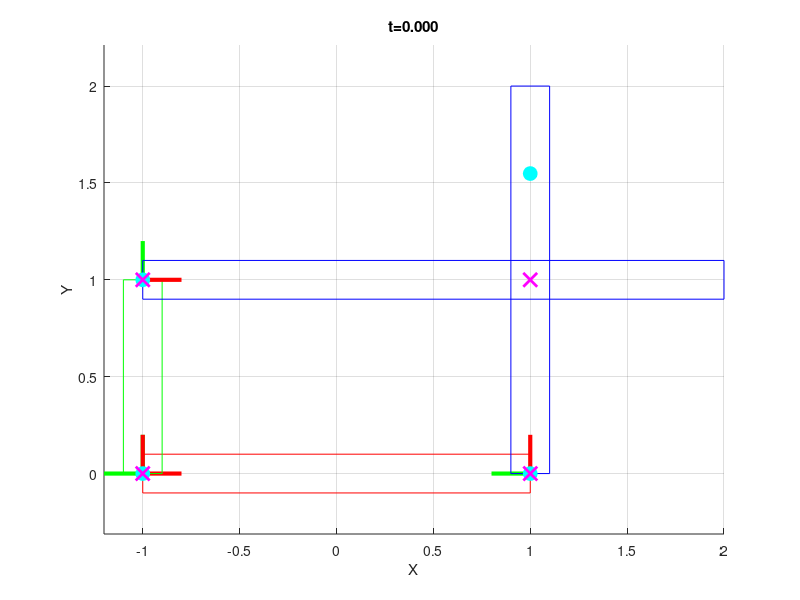

Write MATLAB code to recreate this figure. (Note: this script raises an error after producing the figure.)
function linkages(scene)
if nargin < 1
	scene = 0;
end

% Set up the scene here.
% Note that links don't have to be placed exactly. The first call to
% solveLinkage() will automatically snap the links so that all the
% constraints are satisfied.
links = [];
pins = [];
sliders = [];
particles = [];
jacobian = true; % turn jocobian on by default to accelerate the process
oscillation = false; % turn oscillation off by default.
switch scene
	case 0
		% Crank-rocker
		% Bottom link
		links(1).angle = 0; % rotation from the positive x-axis
		links(1).pos = [-1 0]'; % position of the center of rotation
		links(1).verts = [ % display vertices
			 0.0  2.0  2.0  0.0
			-0.1 -0.1  0.1  0.1
			];
		% Left link
		links(2).angle = pi/2;
		links(2).pos = [-1 0]';
		links(2).verts = [
			 0.0  1.0  1.0  0.0
			-0.1 -0.1  0.1  0.1
			];
		% Right link
		links(3).angle = pi/2;
		links(3).pos = [1 0]';
		links(3).verts = [
			 0.0  2.0  2.0  0.0
			-0.1 -0.1  0.1  0.1
			];
		% Top link
		links(4).angle = 0;
		links(4).pos = [-1 1]';
		links(4).verts = [
			 0.0  3.0  3.0  0.0
			-0.1 -0.1  0.1  0.1
			];
		
		% Which link is grounded?
		grounded = 1;
		% Which link is the driver?
		% Note: the driver must be attached (with a pin) to the ground.
		driver = 2;
		
		% Bottom-left
		pins(1).linkA = 1;
		pins(1).linkB = 2;
		pins(1).pointA = [0,0]';
		pins(1).pointB = [0,0]';
		% Bottom-right
		pins(2).linkA = 1;
		pins(2).linkB = 3;
		pins(2).pointA = [2,0]';
		pins(2).pointB = [0,0]';
		% Left-top
		pins(3).linkA = 2;
		pins(3).linkB = 4;
		pins(3).pointA = [1,0]';
		pins(3).pointB = [0,0]';
		% Right-top
		pins(4).linkA = 3;
		pins(4).linkB = 4;
		pins(4).pointA = [1+rand(1),0]'; % pin location on link3 is randomized
		pins(4).pointB = [2,0]';
		
		% List of tracer particles for display
		particles(1).link = 4; % which link?
		particles(1).point = [0.5,0.1]'; % tracer particle point in local coords
		particles(2).link = 4;
		particles(2).point = [2.5,-0.1]';
	case 1
		% Drag-link % s = 2, l = 5, p = 4, q = 4
		% Bottom link
		links(1).angle = 0; % rotation from the positive x-axis
		links(1).pos = [-1 0]'; % position of the center of rotation
		links(1).verts = [ % display vertices
			 0.0  2.0  2.0  0.0
			-0.1 -0.1  0.1  0.1
			];
		% Left link
		links(2).angle = pi/2;
		links(2).pos = [-1 0]';
		links(2).verts = [
			 0.0  4.0  4.0  0.0
			-0.1 -0.1  0.1  0.1
			];
		% Right link
		links(3).angle = pi/2;
		links(3).pos = [1 0]';
		links(3).verts = [
			 0.0   5    5   0.0
			-0.1 -0.1  0.1  0.1
			];
		% Top link
		links(4).angle = 0;
		links(4).pos = [-1 1]';
		links(4).verts = [
			 0.0   4    4  0.0
			-0.1 -0.1  0.1  0.1
			];
		
		% Which link is grounded?
		grounded = 1;
		% Which link is the driver?
		% Note: the driver must be attached (with a pin) to the ground.
		driver = 2;
		
		% Bottom-left
		pins(1).linkA = 1;
		pins(1).linkB = 2;
		pins(1).pointA = [0,0]';
		pins(1).pointB = [0,0]';
		% Bottom-right
		pins(2).linkA = 1;
		pins(2).linkB = 3;
		pins(2).pointA = [2,0]';
		pins(2).pointB = [0,0]';
		% Left-top
		pins(3).linkA = 2;
		pins(3).linkB = 4;
		pins(3).pointA = [4,0]';
		pins(3).pointB = [0,0]';
		% Right-top
		pins(4).linkA = 3;
		pins(4).linkB = 4;
		pins(4).pointA = [5,0]'; % pin location on link3 is randomized
		pins(4).pointB = [4,0]';
		
		% List of tracer particles for display
		particles(1).link = 4; % which link?
		particles(1).point = [0.5,0.1]'; % tracer particle point in local coords
		particles(2).link = 4;
		particles(2).point = [2.5,-0.1]';
	case 2
        
		% Double-rocker % s = 1, l = 4, p = 4, q = 3
        % first enable oscillation
        oscillation = true; % decides whether to make the driver link oscillate or not.
        % (double rocker)
        min_angle = acos(3/5)-0.095; % oscillation range 
        max_angle = pi/2+0.005; % uscillation range


		% Bottom link
		links(1).angle = 0; % rotation from the positive x-axis
		links(1).pos = [-1 0]'; % position of the center of rotation
		links(1).verts = [ % display vertices
			 0.0  3.0  3.0  0.0
			-0.1 -0.1  0.1  0.1
			];
		% Left link
		links(2).angle = acos(1/4);
		links(2).pos = [-1 0]';
		links(2).verts = [
			 0.0  4.0  4.0  0.0
			-0.1 -0.1  0.1  0.1
			];
		% Right link
		links(3).angle = pi/2;
		links(3).pos = [1 0]';
		links(3).verts = [
			 0.0  4.0  4.0  0.0
			-0.1 -0.1  0.1  0.1
			];
		% Top link
		links(4).angle = 0;
		links(4).pos = [-1 1]';
		links(4).verts = [
			 0.0  1.0  1.0  0.0
			-0.1 -0.1  0.1  0.1
			];
		
		% Which link is grounded?
		grounded = 1;
		% Which link is the driver?
		% Note: the driver must be attached (with a pin) to the ground.
		driver = 2;
		
		% Bottom-left
		pins(1).linkA = 1;
		pins(1).linkB = 2;
		pins(1).pointA = [0,0]';
		pins(1).pointB = [0,0]';
		% Bottom-right
		pins(2).linkA = 1;
		pins(2).linkB = 3;
		pins(2).pointA = [3,0]';
		pins(2).pointB = [0,0]';
		% Left-top
		pins(3).linkA = 2;
		pins(3).linkB = 4;
		pins(3).pointA = [4,0]';
		pins(3).pointB = [0,0]';
		% Right-top
		pins(4).linkA = 3;
		pins(4).linkB = 4;
		pins(4).pointA = [4,0]'; % pin location on link3 is randomized
		pins(4).pointB = [1,0]';
		
		% List of tracer particles for display
		particles(1).link = 4; % which link?
		particles(1).point = [0,0]'; % tracer particle point in local coords
		particles(2).link = 4;
		particles(2).point = [1,0]';
	case 3
		% Hoekens/Chebyshev
        % Double-rocker % s = 1, l = 2, p = 2.5, q = 5
		% Bottom link
		links(1).angle = 0; % rotation from the positive x-axis
		links(1).pos = [-1 0]'; % position of the center of rotation
		links(1).verts = [ % display vertices
			 0.0  2.0  2.0  0.0
			-0.1 -0.1  0.1  0.1
			];
		% Left link
		links(2).angle = 0;
		links(2).pos = [-1 0]';
		links(2).verts = [
			 0.0  1.0  1.0  0.0
			-0.1 -0.1  0.1  0.1
			];
		% Right link
		links(3).angle = pi/2;
		links(3).pos = [1 0]';
		links(3).verts = [
			 0.0  2.5  2.5  0.0
			-0.1 -0.1  0.1  0.1
			];
		% Top link
		links(4).angle = 0;
		links(4).pos = [-1 1]';
		links(4).verts = [
			 0.0  5.0  5.0  0.0
			-0.1 -0.1  0.1  0.1
			];
		
		% Which link is grounded?
		grounded = 1;
		% Which link is the driver?
		% Note: the driver must be attached (with a pin) to the ground.
		driver = 2;
		
		% Bottom-left
		pins(1).linkA = 1;
		pins(1).linkB = 2;
		pins(1).pointA = [0,0]';
		pins(1).pointB = [0,0]';
		% Bottom-right
		pins(2).linkA = 1;
		pins(2).linkB = 3;
		pins(2).pointA = [2,0]';
		pins(2).pointB = [0,0]';
		% Left-top
		pins(3).linkA = 2;
		pins(3).linkB = 4;
		pins(3).pointA = [1,0]';
		pins(3).pointB = [0,0]';
		% Right-top
		pins(4).linkA = 3;
		pins(4).linkB = 4;
		pins(4).pointA = [2.5,0]'; % pin location on link3 is randomized
		pins(4).pointB = [2.5,0]';
		
		% List of tracer particles for display
		particles(1).link = 4; % which link?
		particles(1).point = [0,0]'; % tracer particle point in local coords
		particles(2).link = 4;
		particles(2).point = [5,0]';
	case 4
		% Peaucellier-Lipkin
        
        % (Peaucellier-Lipkin linkage) set oscillation on
        oscillation = true;
        min_angle = -pi/2.1; % oscillation range 
        max_angle = pi/2.1; % uscillation range
        
        % stationary link
        % s = 1, 
		links(1).angle = 0; % rotation from the positive x-axis
		links(1).pos = [-1 0]'; % position of the center of rotation
		links(1).verts = [ % display vertices
			 0.0  1.0  1.0  0.0
             0.0  0.0  0.0  0.0
			];
		% driver link
		links(2).angle = 0;
		links(2).pos = [0 0]';
		links(2).verts = [
			 0.0  1.0  1.0  0.0
			-0.1 -0.1  0.1  0.1
			];
		% parallelogram link1
		links(3).angle = pi/2;
		links(3).pos = [1 0]';
		links(3).verts = [
			 0.0  2.0  2.0  0.0
			-0.1 -0.1  0.1  0.1
			];
		% parallelogram link2
		links(4).angle = -pi/5;
		links(4).pos = [1 0]';
		links(4).verts = [
			 0.0  2.0  2.0  0.0
			-0.1 -0.1  0.1  0.1
			];
        % parallelogram link3
		links(5).angle = -pi/9;
		links(5).pos = [2 sqrt(3)]';
		links(5).verts = [
			 0.0  2.0  2.0  0.0
			-0.1 -0.1  0.1  0.1
			];
        % parallelogram link4
		links(6).angle = pi/3;
		links(6).pos = [2 -sqrt(3)]';
		links(6).verts = [
			 0.0  2.0  2.0  0.0
			-0.1 -0.1  0.1  0.1
			];
        % long link 1
		links(7).angle = pi/6;
		links(7).pos = [-1 0]';
		links(7).verts = [
			 0.0  2*sqrt(3)  2*sqrt(3)  0.0
			-0.1 -0.1  0.1  0.1
			];
        % long link 1
		links(8).angle = -pi/6;
		links(8).pos = [-1 0]';
		links(8).verts = [
			 0.0  2*sqrt(3)  2*sqrt(3)  0.0
			-0.1 -0.1  0.1  0.1
			];
        grounded = 1;
        driver = 2;
        
        pins(1).linkA = 1;
        pins(1).linkB = 2;
        pins(1).pointA = [1,0]';
        pins(1).pointB = [0,0]';
        pins(2).linkA = 2;
        pins(2).linkB = 3;
        pins(2).pointA = [1,0]';
        pins(2).pointB = [0,0]';
        pins(3).linkA = 2;
        pins(3).linkB = 4;
        pins(3).pointA = [1,0]';
        pins(3).pointB = [0,0]';
        pins(4).linkA = 3;
        pins(4).linkB = 5;
        pins(4).pointA = [2,0]';
        pins(4).pointB = [0,0]';
        pins(5).linkA = 4;
        pins(5).linkB = 6;
        pins(5).pointA = [2,0]';
        pins(5).pointB = [0,0]';
        pins(6).linkA = 5;
        pins(6).linkB = 6;
        pins(6).pointA = [2,0]';
        pins(6).pointB = [2,0]';
        pins(7).linkA = 1;
        pins(7).linkB = 7;
        pins(7).pointA = [0,0]';
        pins(7).pointB = [0,0]';
        pins(8).linkA = 1;
        pins(8).linkB = 8;
        pins(8).pointA = [0,0]';
        pins(8).pointB = [0,0]';
        pins(9).linkA = 5;
        pins(9).linkB = 7;
        pins(9).pointA = [0,0]';
        pins(9).pointB = [2*sqrt(3),0]';
        pins(10).linkA = 6;
        pins(10).linkB = 8;
        pins(10).pointA = [0,0]';
        pins(10).pointB = [2*sqrt(3),0]';
        
        particles(1).link = 5;
        particles(1).point = [2,0]';
        
        
	case 5
		% Klann
        % stationary
        links(1).angle = 0; % rotation from the positive x-axis
        links(1).pos = [0 0]'; % position of the center of rotation
        links(1).verts = [
        -266.16  0.0  -266.16
        61.45 0.0  -130
        ];
        
        links(2).angle = 3*pi/2;
        links(2).pos = [0 0]';
        links(2).verts = [
            0.0 110 110 0
            -5  -5  5   5
        ];
    
        links(3).angle = 0;
        links(3).pos = [0 0]';
        links(3).verts = [
            0.0 130 130 0
            -5  -5  5   5
        ];
    
        links(4).angle = 0;
        links(4).pos = [0 0]';
        links(4).verts = [
            0.0 182 182 0
            -5  -5  5   5
        ];
    
        links(5).angle = 0;
        links(5).pos = [0 0]';
        links(5).verts = [
            0.0 288 288 0 -216.65 -216.65
            -5  -5  5 5 43.20 33.20 
        ];
    
        links(6).angle = 0;
        links(6).pos = [0 0]';
        links(6).verts = [
            0.0 265 734.57 734.57 265 0
            -5  -5 135 145 5   5
        ];
    
    

        pins(1).linkA = 1;
        pins(1).linkB = 2;
        pins(1).pointA = [0 0]';
        pins(1).pointB = [0 0]';
        
        pins(2).linkA = 1;
        pins(2).linkB = 3;
        pins(2).pointA = [-266.16 -130]';
        pins(2).pointB = [0 0]';
        
        pins(3).linkA = 1;
        pins(3).linkB = 4;
        pins(3).pointA = [-266.16 61.45]';
        pins(3).pointB = [0 0]';
        
        pins(4).linkA = 2;
        pins(4).linkB = 5;
        pins(4).pointA = [110 0]';
        pins(4).pointB = [288 0]';
        
        pins(5).linkA = 4;
        pins(5).linkB = 6;
        pins(5).pointA = [182 0]';
        pins(5).pointB = [0 0]';

        pins(6).linkA = 3;
        pins(6).linkB = 5;
        pins(6).pointA = [130 0]';
        pins(6).pointB = [0 0]';
        
        
        pins(7).linkA = 6;
        pins(7).linkB = 5;
        pins(7).pointA = [265 0]';
        pins(7).pointB = [-216.65 38.53]';
        
        
        grounded = 1;
        driver = 2;
        
        particles(1).link = 6;
        particles(1).point = [734.57,140]';
        
        
	case 6
        jacobian = false;
		% Another linkage
        links(1).angle = 0;
        links(1).pos = [0 0]';
        links(1).verts = [
            0 0 0 0
            0 0 0 0
        ];
        
        links(2).angle = 0;
        links(2).pos = [0 0]';
        links(2).verts = [
            0 2 2 0
            -0.1  -0.1  0.1   0.1
        ];
    
        links(3).angle = 0;
        links(3).pos = [0 0]';
        links(3).verts = [
            0 8 8 0
            -0.1  -0.1  0.1   0.1
        ];
    
        links(4).angle = 0;
        links(4).pos = [0 0]';
        links(4).verts = [
            0 8 8 0
            -0.1  -0.1  0.1   0.1
        ];

        pins(1).linkA = 2;
        pins(1).linkB = 3;
        pins(1).pointA = [2 0]';
        pins(1).pointB = [0 0]';
        
        pins(2).linkA = 2;
        pins(2).linkB = 1;
        pins(2).pointA = [0 0]';
        pins(2).pointB = [0 0]';
        
        pins(3).linkA = 2;
        pins(3).linkB = 4;
        pins(3).pointA = [2 0]';
        pins(3).pointB = [0 0]';

        sliders(1).linkA = 3;
        sliders(1).linkB = 1;
        sliders(1).pointA = [8 0]';
        sliders(1).rangeB = [[0 0]' [10 10]'];
        
        sliders(2).linkA = 4;
        sliders(2).linkB = 1;
        sliders(2).pointA = [8 0]';
        sliders(2).rangeB = [[0 0]' [-10 10]'];
    
        grounded = 1;
        driver = 2;
        
        
        particles(1).link = 2;
        particles(1).point = [2 0]';
        
	case 10
        jacobian = false;
		% Extra credit!
        oscillation = true; % decides whether to make the driver link oscillate or not.
        % (double rocker)
        min_angle = pi/100; % oscillation range 
        max_angle = pi/4; % uscillation range
        
        
        links(1).angle = 0;
        links(1).pos = [0 0]';
        links(1).verts = [
            0.0 5 5 0
            -0.1  -0.1  0.1   0.1
        ];
    
        links(2).angle = pi/100;
        links(2).pos = [0 0]';
        links(2).verts = [
            0.0 5/sqrt(2) 5/sqrt(2) 0
            -0.1  -0.1  0.1   0.1
        ];
    
        links(3).angle = pi-pi/100;
        links(3).pos = [5 0]';
        links(3).verts = [
            0.0 10 10 0
            -0.1  -0.1  0.1   0.1
        ];
        
        pins(1).linkA = 1;
        pins(1).linkB = 3;
        pins(1).pointA = [5 0]';
        pins(1).pointB = [0 0]';
        
        pins(2).linkA = 1;
        pins(2).linkB = 2;
        pins(2).pointA = [0 0]';
        pins(2).pointB = [0 0]';
        
        sliders(1).linkA = 2;
        sliders(1).linkB = 3;
        sliders(1).pointA = [3 0]';
        sliders(1).rangeB = [[0 0]' [10 0]'];
 
        grounded = 1;
        driver = 2;
            
end

% Initialize
for i = 1 : length(links)
	links(i).grounded = (i == grounded); %#ok<*AGROW>
	links(i).driver = (i == driver);
	% These target quantities are only used for grounded and driver links
	links(i).angleTarget = links(i).angle;
	links(i).posTarget = links(i).pos;
end
for i = 1 : length(particles)
	particles(i).pointsWorld = zeros(2,0); % transformed points, initially empty
end

% Debug: drawing here to debug scene setup
drawScene(0,links,pins,sliders,particles);

% lsqnonlin options
if verLessThan('matlab','8.1')
	opt = optimset(...
		'Jacobian','on',...
		'DerivativeCheck','off',...
		'Display','off'); % final-detailed iter-detailed off
else
    if jacobian
        opt = optimoptions('lsqnonlin',...
		'Jacobian','on',...
		'DerivativeCheck','off',...
		'Display','off'); % final-detailed iter-detailed off
    else
        opt = optimoptions('lsqnonlin',...
		'Jacobian','off',...
		'DerivativeCheck','off',...
		'Display','off'); % final-detailed iter-detailed off
    end
end

% Simulation loop
t = 0; % current time
T = 2; % final time
dt = 0.01; % time step
angVel = -2*pi; % driver angular velocity
w = 20; % radius frequency of the oscillation

while t < T
	% Procedurally set the driver angle.
	% Right now, the target angle is being linearly increased, but you may
	% want to do something else.
    if ~oscillation
        links(driver).angleTarget = links(driver).angleTarget + dt*angVel;
    else
        %oscillatory motion code blcok
        links(driver).angleTarget = ...
            (max_angle - min_angle) * -cos(w*t) / 2 + (max_angle + min_angle) / 2;
    end    
    
	% Solve for linkage orientations and positions
	[links,feasible] = solveLinkage(links,pins,sliders,opt);
	% Update particle positions
	particles = updateParticles(links,particles);
%     links(3).pos
	% Draw scene
	drawScene(t,links,pins,sliders,particles);
	% Quit if over-constrained
	if ~feasible
		break;
	end
	t = t + dt;
end

end

%%
function [R,dR] = rotationMatrix(angle)
c = cos(angle);
s = sin(angle);
% Rotation matrix
R = zeros(2);
R(1,1) = c;
R(1,2) = -s;
R(2,1) = s;
R(2,2) = c;
if nargout >= 2
	% Rotation matrix derivative
	dR = zeros(2);
	dR(1,1) = -s;
	dR(1,2) = -c;
	dR(2,1) = c;
	dR(2,2) = -s;
end
end

%%
function [links,feasible] = solveLinkage(links,pins,sliders,opt)
nlinks = length(links);
% Extract the current angles and positions into a vector
angPos0 = zeros(3*nlinks,1);
for i = 1 : nlinks
	link = links(i);
	ii = (i-1)*3+(1:3);
	angPos0(ii(1)) = link.angle;
	angPos0(ii(2:3)) = link.pos;
end
% Limits
lb = -inf(size(angPos0));
ub =  inf(size(angPos0));
% Solve for angles and positions
[angPos,r2] = lsqnonlin(@(angPos)objFun(angPos,links,sliders,pins),angPos0,lb,ub,opt);
% If the mechanism is feasible, then the residual should be zero
feasible = true;
if r2 > 1e-4
	fprintf('Mechanism is over constrained!\n');
	feasible = false;
end
% Extract the angles and positions from the values in the vector
for i = 1 : length(links)
	ii = (i-1)*3+(1:3);
	links(i).angle = angPos(ii(1));
	links(i).pos = angPos(ii(2:3));
end
end

%%
function [c,J] = objFun(angPos,links,sliders,pins)
nlinks = length(links);
npins = length(pins);
nsliders = length(sliders);
% Temporarily change angles and positions of the links. These changes will
% be undone when exiting this function.
for i = 1 : nlinks
	ii = (i-1)*3+(1:3);
	links(i).angle = angPos(ii(1));
	links(i).pos = angPos(ii(2:3));
end

% Evaluate constraints
ndof = 3*nlinks;
ncon = 3 + 3 + 2*npins + nsliders; % 3 for ground, 3 for driver, 2*npins for pins, 2*nsliders for sliders
c = zeros(ncon,1);
J = zeros(ncon,ndof);
k = 0;
% Some angles and positions are fixed
for i = 1 : nlinks
	link = links(i);
	if link.grounded || link.driver
		% Grounded and driver links have their angles and positions
		% prescribed.
		c(k+1,    1) = link.angle - link.angleTarget;
		c(k+(2:3),1) = link.pos - link.posTarget;
		% The Jacobian of this constraint is the identity matrix
		colAng = (i-1)*3 + 1;
		colPos = (i-1)*3 + (2:3);
		J(k+1,    colAng) = 1;
		J(k+(2:3),colPos) = eye(2);
		k = k + 3;
	end
end
% Slider constraints
for i = 1 : nsliders
    slider = sliders(i);
    rows = k;
    k = k + 1;
    idxLinkA = slider.linkA;
    idxLinkB = slider.linkB;
    linkA = links(idxLinkA);
    linkB = links(idxLinkB);
    Ra = rotationMatrix(linkA.angle);
	Rb = rotationMatrix(linkB.angle);
    pointA = slider.pointA;
    rangeB = slider.rangeB;
    xa = Ra * pointA + linkA.pos;
    xb1 = Rb * rangeB(:,1) + linkB.pos;
    xb2 = Rb * rangeB(:,2) + linkB.pos;
    
    c(rows, 1) = sqrt(sum((xb1-xa).^2)) + sqrt(sum((xb2-xa).^2)) - sqrt(sum((xb1-xb2).^2));
    
    % no jacobian computation for sliders
end
% Pin constraints
for i = 1 : npins
	pin = pins(i);
	rows = k+(1:2); % row index of this pin constraint
	k = k + 2;
	indLinkA = pin.linkA; % array index of link A
	indLinkB = pin.linkB; % array index of link B
	linkA = links(indLinkA);
	linkB = links(indLinkB);
	[Ra,dRa] = rotationMatrix(linkA.angle);
	[Rb,dRb] = rotationMatrix(linkB.angle);
	% Local positions
	ra = pin.pointA;
	rb = pin.pointB;
	% World positions
	xa = Ra * ra + linkA.pos;
	xb = Rb * rb + linkB.pos;
	p = xa(1:2) - xb(1:2);
	c(rows,1) = p;
	%
	% Optional Jacobian computation
	%
	% Column indices for the angles and positions of links A and B
	colAngA = (indLinkA-1)*3 + 1;
	colPosA = (indLinkA-1)*3 + (2:3);
	colAngB = (indLinkB-1)*3 + 1;
	colPosB = (indLinkB-1)*3 + (2:3);
	% The Jacobian of this constraint is the partial derivative of f wrt
	% the angles and positions of the two links.
	J(rows,colAngA) = dRa * ra;
	J(rows,colPosA) = eye(2);
	J(rows,colAngB) = -dRb * rb;
	J(rows,colPosB) = -eye(2);
end

end

%%
function particles = updateParticles(links,particles)
% Transform particle position from local to world
for i = 1 : length(particles)
	particle = particles(i);
	link = links(particle.link);
	% IMPLEMENT ME: compute x, the world space position of the particle.
    theta = link.angle;
    coor = link.pos;
	x = [cos(theta) -sin(theta); sin(theta) cos(theta)] * particle.point + coor;
	% Append world position to the array (grows indefinitely)
	particles(i).pointsWorld(:,end+1) = x;
end
end

%%
function drawScene(t,links,pins,sliders,particles)
if t == 0
	clf;
	axis equal;
	hold on;
	grid on;
	xlabel('X');
	ylabel('Y');
end
cla;
% Draw links
for i = 1 : length(links)
	link = links(i);
	R = rotationMatrix(link.angle);
	% Draw frame
	p = link.pos; % frame origin
	s = 0.2; % frame display size
	px = p + s*R(:,1); % frame x-axis
	py = p + s*R(:,2); % frame y-axis
	plot([p(1),px(1)],[p(2),px(2)],'r','LineWidth',3);
	plot([p(1),py(1)],[p(2),py(2)],'g','LineWidth',3);
	% Draw link geometry
	if link.grounded
		color = [1 0 0];
	elseif link.driver
		color = [0 1 0];
	else
		color = [0 0 1];
	end
	E = [R,link.pos;0,0,1]; % transformation matrix
	vertsLocal = [link.verts;ones(1,size(link.verts,2))];
	vertsWorld = E * vertsLocal;
	plot(vertsWorld(1,[1:end,1]),vertsWorld(2,[1:end,1]),'Color',color);
end
% Draw pins
for i = 1 : length(pins)
	pin = pins(i);
	linkA = links(pin.linkA);
	linkB = links(pin.linkB);
	Ra = rotationMatrix(linkA.angle);
	Rb = rotationMatrix(linkB.angle);
	xa = Ra * pin.pointA + linkA.pos;
	xb = Rb * pin.pointB + linkB.pos;
	plot(xa(1),xa(2),'co','MarkerSize',10,'MarkerFaceColor','c');
	plot(xb(1),xb(2),'mx','MarkerSize',10,'LineWidth',2);
end
% Draw Sliders
for i = 1 : length(sliders)
    slider = sliders(i);
    linkA = links(slider.linkA);
	linkB = links(slider.linkB);
	Ra = rotationMatrix(linkA.angle);
	Rb = rotationMatrix(linkB.angle);
	xa = Ra * slider.pointA + linkA.pos;
	xb1 = Rb * slider.rangeB(:,1) + linkB.pos;
    xb2 = Rb * slider.rangeB(:,2) + linkB.pos;
    X = [xb1 xb2];
    plot(xa(1),xa(2),'co','MarkerSize',10,'MarkerFaceColor','c');
    plot(X(1,:)', X(2,:), 'r')
end
% Draw particles
for i = 1 : length(particles)
	particle = particles(i);
	if ~isempty(particle.pointsWorld)
		plot(particle.pointsWorld(1,:),particle.pointsWorld(2,:),'k');
		plot(particle.pointsWorld(1,end),particle.pointsWorld(2,end),'ko');
	end
end
%axis equal;
title(sprintf('t=%.3f',t));
drawnow;
end
